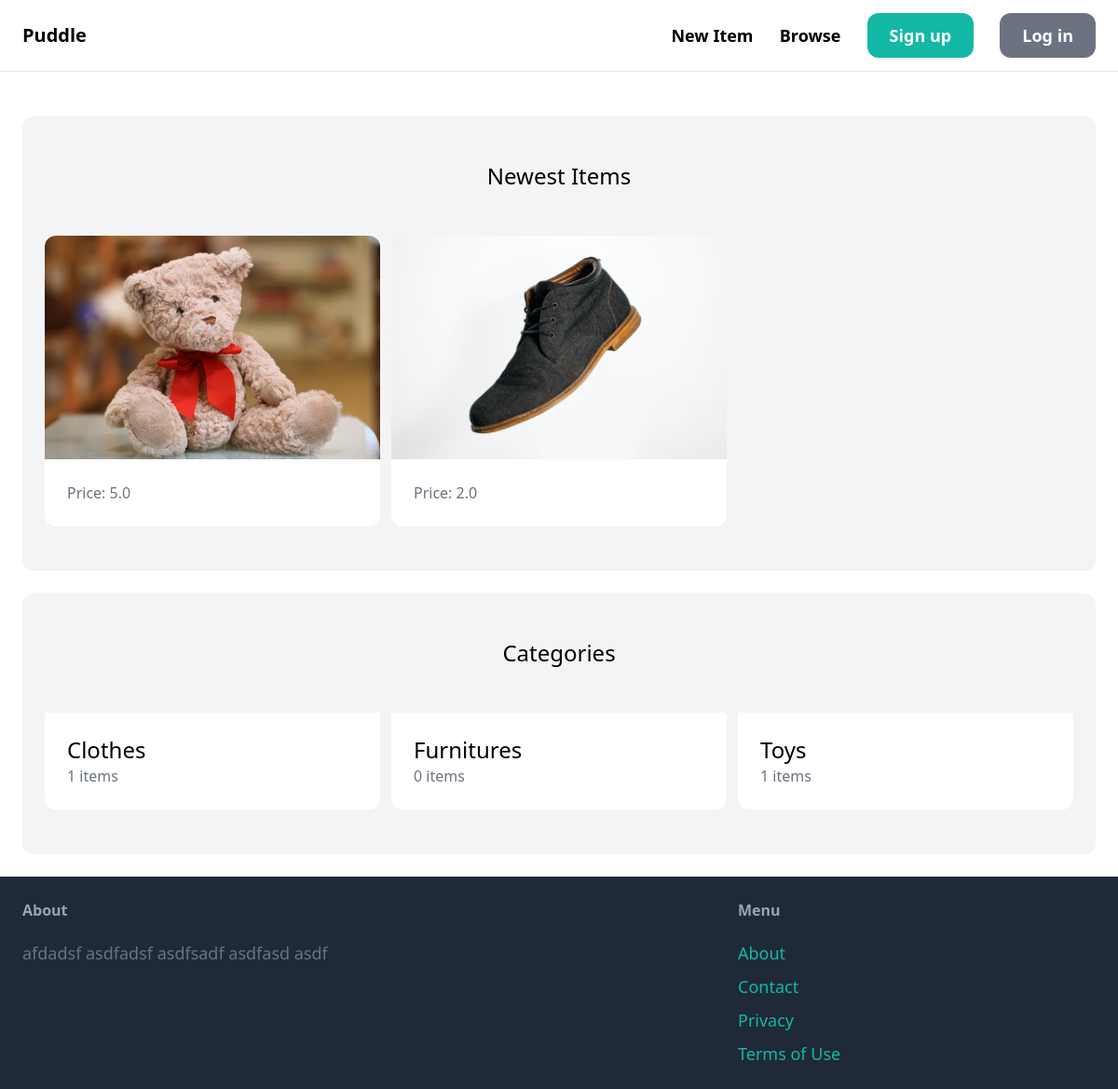
The app's page /, older data.
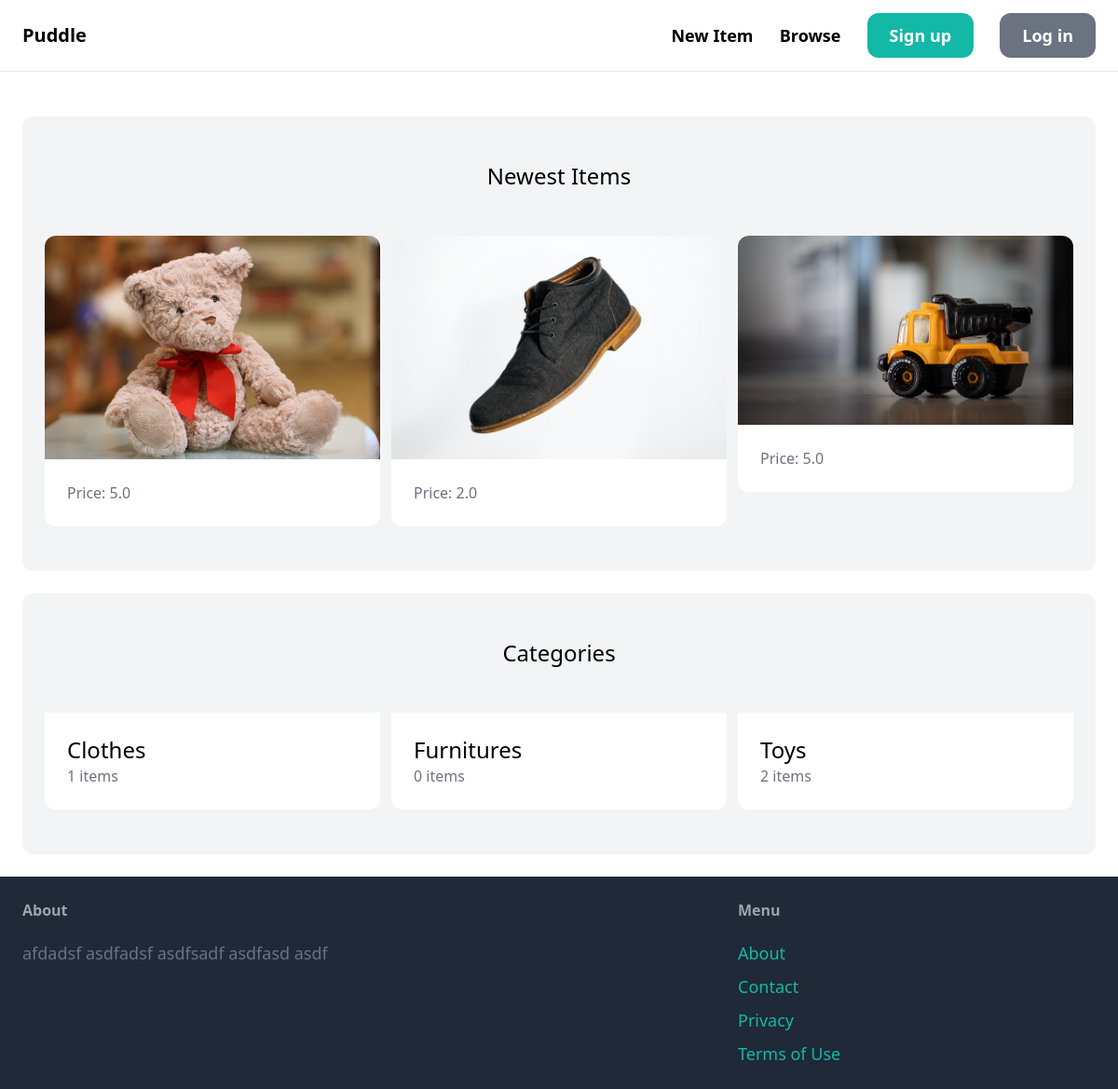
The same page, newer data.
### core/models.py (models this page shows, shortened)
class Item(models.Model):
    category = models.ForeignKey(Category, related_name='items', on_delete=models.CASCADE)
    creator = models.ForeignKey(User, related_name='items', on_delete=models.CASCADE)
    name = models.CharField(max_length=255)
    description = models.TextField(blank=True, null=True)
    price = models.FloatField()
    image = models.ImageField(upload_to='item_images', blank=True, null=True)
    is_sold = models.BooleanField(default=False)
    updated = models.DateTimeField(auto_now=True)
    created = models.DateTimeField(auto_now_add=True)

class Category(models.Model):
    title = models.CharField(max_length=200)
    class Meta:
        ordering = ('title', )
        verbose_name_plural = 'Categories'

### core/views.py (the view)
# urls.py: path('', views.index, name='index'),
def index(request):
    context = {}
    items = Item.objects.filter(is_sold=False)[0:6]
    categories = Category.objects.all()
    context = {
        'categories': categories,
        'items': items
        }
    return render(request, 'core/index.html', context)

### core/templates/core/index.html (shortened to what this page needs)
{% extends 'core/base.html' %}
{% block content %}
    <div class='mt-6 px-6 py-12 bg-gray-100 rounded-xl'>
        <h2 class='mb-12 text-2xl text-center'>Newest Items</h2>
        <div class='grid grid-cols-3 gap-3'>
            {% for item in items %}
            <div>
                <a href='{% url "detail" item.id %}'>
                    <div>
                        <img src='{{item.image.url }}' class='rounded-t-xl'>
                    </div>
                    <div class='p-6 bg-white rounded-b-xl'>
                        <p class='text-gray-500'>Price: {{item.price}}</p>
                    </div>
                </a>
            </div>
            {% endfor %}
        </div>
    </div>
    <div class='mt-6 px-6 py-12 bg-gray-100 rounded-xl'>
        <h2 class='mb-12 text-2xl text-center'>Categories</h2>
        <div class='grid grid-cols-3 gap-3'>
            {% for category in categories %}
            <div>
                <a href='#'>
                    <div class='p-6 bg-white rounded-b-xl'>
                        <h2 class='text-2xl'>{{category.title}}</h2>
                        <p class='text-gray-500'>{{category.items.count}} items</p>
                    </div>
                </a>
            </div>
            {% endfor %}
        </div>
    </div>
{% endblock %}

Row changes from the older to the newer data that the page shows:
added Item: image (picture), price "5.0"
computed for Category "Toys": items.count "1" → "2"
